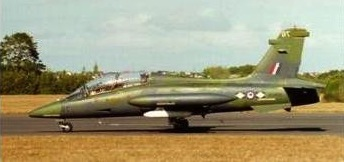
#> input picture hw5/test_image.jpg, 344 x 162 px; its folder holds only this picture in this run
$ python -i Image_classification.py   (imports and definitions only)   (Python 2 division)   (older library calls are emulated)
#> lines starting #> are read from the running program, lines starting #| are printed output that depends on the picture; after the words box and inside, x2 and y2 are one past the last pixel; in counts of white or black regions, pixels touching at a corner belong together
#import relevant modules
import skimage.io as io
import numpy as np
import re, sklearn
import pickle
from sklearn.ensemble import RandomForestClassifier
from os import listdir
from multiprocessing import Pool, cpu_count
from pylab import imread
from time import time


#Methods to compute image features


#Build up Training Data

#path to the folders of image categories
#MYDIRECTORY = '/Users/waymaniac/Desktop/Py_for_data_sci/homework/hw4/50_categories'
#MYDIRECTORY = './50_categories'

# FUNCTION DEFINITIONS


####FEATURE FUNCTIONS
#these functions compute and return a real numbered value feature of an image
#all these functions take a 3d image array as an input and return a
#float representing an image feature as an output


####add compute max feature size relative to image size


def feature_0(img):
    """
    Computes the number of objects and the number of large objects using edge-based segmentation.
    Here a large object is one of size > 20.
    input: img- a 2d or 3d ndarray representing a greyscale or RGB image resp.
    Returns: a list of the form: [num_obj, big_num_obj]
    """
    from scipy import ndimage
    from skimage.filter import canny
    # if image is color, flatten the image to give a greyscale image
    if img.ndim ==3:
        img = img.mean(axis=2)
    edges = canny(img/255.)
    fill_img = ndimage.binary_fill_holes(edges)
    label_objects, num_obj = ndimage.measurements.label(fill_img)
    sizes = np.bincount(label_objects.ravel())
    mask_sizes = sizes > 20
    mask_sizes[0] = 0
    img_cleaned = mask_sizes[label_objects]
    big_label_objects, big_num_obj = ndimage.measurements.label(img_cleaned)
    max_obj = label_objects.max()
    return [num_obj, big_num_obj]
# [41 lines left out: functions feature_1, feature_2, not called in this run]

def feature_3(img):
    feature = img.size
    return [feature]

# [16 lines left out: function compute_features, not called in this run]


# Quick function to divide up a large list into multiple small lists,
# attempting to keep them all the same size.
def split_seq(seq, size):
#> called with size = 2
        newseq = []
        splitsize = 1.0/size*len(seq)
        for i in range(size):
            newseq.append(seq[int(round(i*splitsize)):
                int(round((i+1)*splitsize))])
        return newseq
# Our simple feature extraction function. It takes in a list of image paths,
# does some measurement on each image, then returns a list of the image paths
# paired with the results of the feature measurement.

def extract_training_features(image_path_list):
    """
    inputs: image_path_list: a directory containing images files to be extracted
    Returns: feature_list a list of length equal to the number of images in image_path_list
        Each element of feature list is a list containing the path to the image and the features
        for the corresponding image
        Keeps the path and features grouped together so we can shuffle the list and keep the
        image path and correpsonding features together
    """
    path_feat_list = []
    for image_path in image_path_list:
        image_array = imread(image_path)
        feature_list = compute_features(image_array)
        feature_list.insert(0,image_path)
        path_feat_list.append(feature_list)
    return path_feat_list

# [17 lines left out: function extract_test_features, not called in this run]


### Main program starts here ###################################################
###This program trains a random tree classifier model
### on the images in the folder 50_categories and estimates the accuracy
###using cross validation


# We first collect all the local paths to all the images in one list
image_paths = []
keys = []
# [1 line that did not run here, left out]
# [9 lines not run here, left out]
values = range(len(keys))
label_dict = dict(zip(keys,values))
# [1 line not run here, left out]

# Then, we run the feature extraction function using multiprocessing.Pool so
# so that we can parallelize the process and run it much faster.
numprocessors = cpu_count() # To see results of parallelizing, set numprocessors
                            # to less than cpu_count().
# numprocessors = 1

# We have to cut up the image_paths list into the number of processes we want to
# run.
split_image_paths = split_seq(image_paths, numprocessors)

# Ok, this block is where the parallel code runs. We time it so we can get a
# feel for the speed up.
start_time = time()
p = Pool(numprocessors)
result = p.map_async(extract_training_features, split_image_paths)
poolresult = result.get()
end_time = time()

# All done, print timing results.
# [3 lines not run here, left out]
# This took about 10-11 seconds on my 2.2 GHz, Core i7 MacBook Pro. It may also
# be affected by hard disk read speeds.

# To tidy-up a bit, we loop through the poolresult to create a final list of
# the feature extraction results for all images.
combined_result = []
# [8 lines not run here, left out]
result_array = np.array(combined_result)
# [1 line not run here, left out]
# [1 line that did not run here, left out]
# [1 line that did not run here, left out]
regex = re.compile('50_categories/(.*?)/')
#find the list of labels in the 4244 training images
# [1 line that did not run here, left out]
#return the integer keys associated with each label in the training images
# [1 line that did not run here, left out]
#convert the list of label keys to an array to be used for the scikit functions
# [1 line that did not run here, left out]
#print "the first labels of the first five samples are: "+ str(targ_lab_keys[0:5])
#print "the first label values of the first five samples are: "+str(targ_lab_vals[0:5])
#print "The features of the first five samples are: "+ str(X[0:5,:])

#Make the Random tree classifier
# [1 line that did not run here, left out]
# [1 line that did not run here, left out]
#print "The 50 Label classes are:"+str(clf.classes_)
# [1 line that did not run here, left out]
# [3 lines not run here, left out]

# [69 lines left out: function run_final_classifier, not called in this run]
path = './50_categories/goose'
# [1 line not run here, left out]

>>> import cv2
>>> picture = cv2.imread('../hw5/test_image.jpg', cv2.IMREAD_GRAYSCALE)
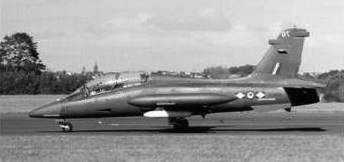
#> picture: shape (162, 344); min 0, max 255, mean 150.5
>>> result = feature_0(picture)
#> in feature_0, `edges = canny(img/255.)`:
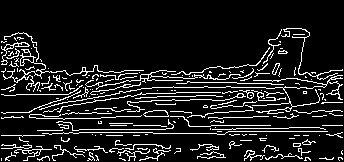
#> edges: shape (162, 344) bool; 11.6% white in thin lines or dots, all inside (x1, y1, x2, y2) = (1, 28, 343, 161)
#> in feature_0, `fill_img = ndimage.binary_fill_holes(edges)`:
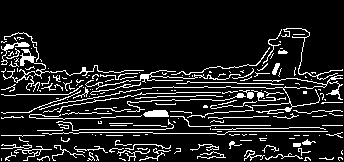
#> fill_img: shape (162, 344) bool; 12.2% white in thin lines or dots, all inside (x1, y1, x2, y2) = (1, 28, 343, 161)
#> in feature_0, `label_objects, num_obj = ndimage.measurements.label(fill_img)`:
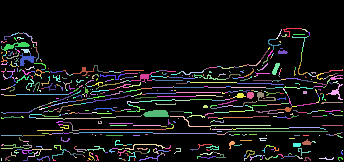
#> label_objects: shape (162, 344) int32; 736 distinct labels, from 0 to 735; one colour per label, 0 black
#> in feature_0, `label_objects, num_obj = ndimage.measurements.label(fill_img)`: num_obj = 735
#> in feature_0, `sizes = np.bincount(label_objects.ravel())`: sizes = 736 values, max 48916 at index 0, min 1 at index 5, mean 75.72
#> in feature_0, `img_cleaned = mask_sizes[label_objects]`:
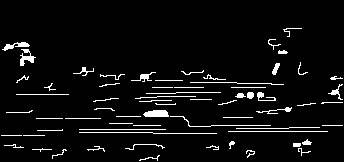
#> img_cleaned: shape (162, 344) bool; 5.3% white in thin lines or dots, all inside (x1, y1, x2, y2) = (1, 28, 343, 161)
#> in feature_0, `big_label_objects, big_num_obj = ndimage.measurements.label(img_cleaned)`:
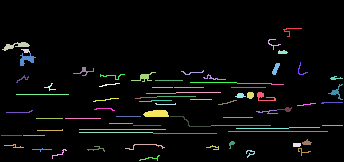
#> big_label_objects: shape (162, 344) int32; 75 distinct labels, from 0 to 74; one colour per label, 0 black
#> in feature_0, `big_label_objects, big_num_obj = ndimage.measurements.label(img_cleaned)`: big_num_obj = 74
#> in feature_0, `max_obj = label_objects.max()`: max_obj = 735
#> result = [735, 74]
